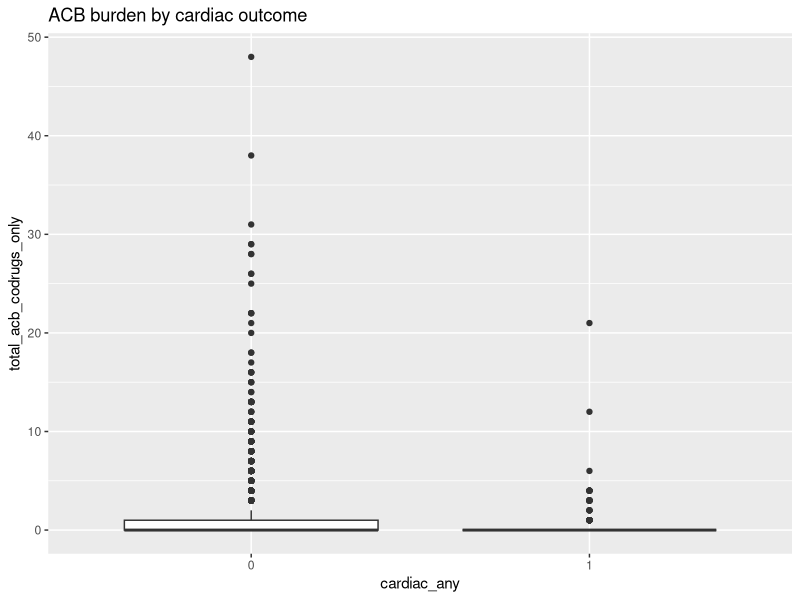
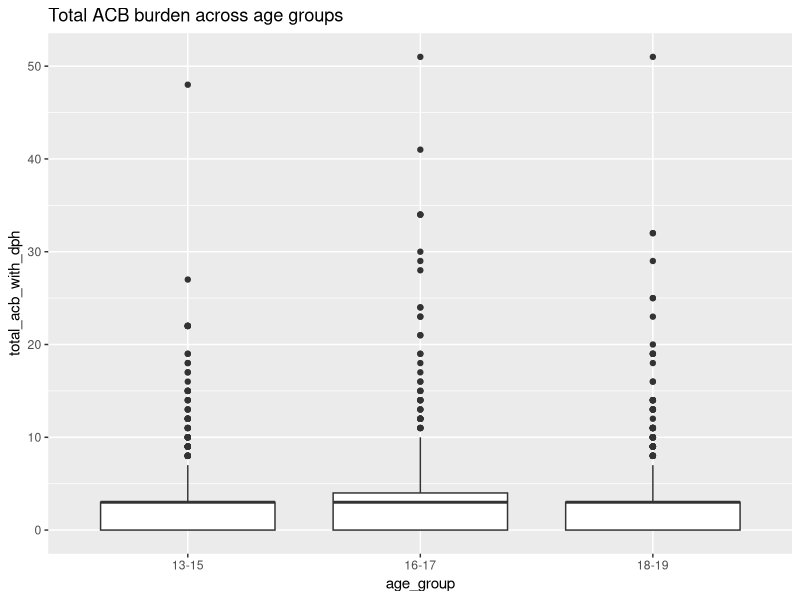
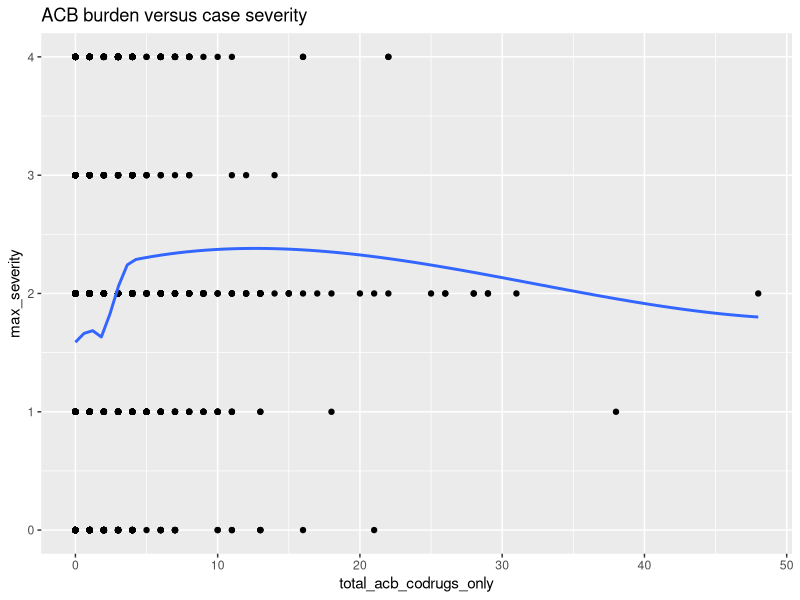

The R script that drew these images, in order:
# Build core statistical outputs and figures from the final cohort table.
# This script mirrors the Python analysis flow with an R-oriented implementation.

library(tidyverse)
library(broom)
library(rstatix)

# Optional packages for advanced tables/plots
# install.packages(c("ggpubr", "FSA"))

out_dir <- "06_analysis"
fig_dir <- file.path(out_dir, "figures")
tab_dir <- file.path(out_dir, "tables")
dir.create(fig_dir, showWarnings = FALSE, recursive = TRUE)
dir.create(tab_dir, showWarnings = FALSE, recursive = TRUE)

df <- read_csv("05_final/cohort_analysis.csv", show_col_types = FALSE)

# Basic coercions
num_cols <- c("AGE", "n_codrugs", "total_acb_with_dph", "total_acb_codrugs_only", "max_severity", "cardiac_any", "pre_post_warning")
df <- df %>% mutate(across(all_of(intersect(num_cols, names(df))), as.numeric))

# Table 1 descriptive
cont <- c("AGE", "total_acb_with_dph", "total_acb_codrugs_only", "n_codrugs", "max_severity")
cont_tbl <- map_dfr(cont, function(v){
  x <- df[[v]]
  tibble(variable=v, n=sum(!is.na(x)), mean=mean(x, na.rm=TRUE), sd=sd(x, na.rm=TRUE), median=median(x, na.rm=TRUE), iqr=IQR(x, na.rm=TRUE))
})
write_csv(cont_tbl, file.path(tab_dir, "descriptive_continuous.csv"))

cat_tbl <- bind_rows(
  # Age-group distribution
  df %>% count(age_group, name="count") %>% mutate(variable="age_group", level=as.character(age_group), percent=100*count/sum(count)) %>% select(variable, level, count, percent),
  # Pre/post warning split
  df %>% count(pre_post_warning, name="count") %>% mutate(variable="pre_post_warning", level=as.character(pre_post_warning), percent=100*count/sum(count)) %>% select(variable, level, count, percent),
  # Cardiac outcome prevalence
  df %>% count(cardiac_any, name="count") %>% mutate(variable="cardiac_any", level=as.character(cardiac_any), percent=100*count/sum(count)) %>% select(variable, level, count, percent)
)
write_csv(cat_tbl, file.path(tab_dir, "descriptive_categorical.csv"))

# Normality checks
shap <- map_dfr(cont, function(v){
  x <- df[[v]] %>% na.omit()
  if(length(x) >= 3){
    s <- shapiro.test(x)
    tibble(variable=v, W=as.numeric(s$statistic), p_value=s$p.value)
  } else {
    tibble(variable=v, W=NA_real_, p_value=NA_real_)
  }
})
write_csv(shap, file.path(tab_dir, "normality_checks.csv"))

# Core analyses
# A) ACB (co-drugs only) vs cardiac outcome
mw <- wilcox.test(total_acb_codrugs_only ~ cardiac_any, data=df)
# B) ACB (with DPH) across age groups
kw <- kruskal.test(total_acb_with_dph ~ age_group, data=df)
# C) Monotonic association between ACB and severity
sp <- cor.test(df$total_acb_codrugs_only, df$max_severity, method="spearman")

core <- tibble(
  analysis=c("mann_whitney_acb_vs_cardiac", "kruskal_acb_vs_age_group", "spearman_acb_vs_severity"),
  statistic=c(as.numeric(mw$statistic), as.numeric(kw$statistic), as.numeric(sp$estimate)),
  p_value=c(mw$p.value, kw$p.value, sp$p.value)
)
write_csv(core, file.path(tab_dir, "nonparametric_results.csv"))

# Logistic models
# Primary adjusted model on full cohort.
model_full <- glm(cardiac_any ~ total_acb_codrugs_only + age_group + pre_post_warning + n_codrugs,
                  data=df, family=binomial)
full_tbl <- tidy(model_full, conf.int=TRUE, exponentiate=TRUE)
write_csv(full_tbl, file.path(tab_dir, "logistic_model_full.csv"))

# Stratified model: pre-warning subset.
model_pre <- glm(cardiac_any ~ total_acb_codrugs_only + age_group + n_codrugs,
                 data=filter(df, pre_post_warning==0), family=binomial)
pre_tbl <- tidy(model_pre, conf.int=TRUE, exponentiate=TRUE)
write_csv(pre_tbl, file.path(tab_dir, "logistic_model_pre_warning.csv"))

# Stratified model: post-warning subset.
model_post <- glm(cardiac_any ~ total_acb_codrugs_only + age_group + n_codrugs,
                  data=filter(df, pre_post_warning==1), family=binomial)
post_tbl <- tidy(model_post, conf.int=TRUE, exponentiate=TRUE)
write_csv(post_tbl, file.path(tab_dir, "logistic_model_post_warning.csv"))

# Minimal visuals
# Distribution comparison by outcome group.
p1 <- ggplot(df, aes(x=factor(cardiac_any), y=total_acb_codrugs_only)) +
  geom_boxplot() +
  labs(title="ACB burden by cardiac outcome", x="cardiac_any", y="total_acb_codrugs_only")
ggsave(file.path(fig_dir, "acb_by_cardiac_outcome.png"), p1, width=7, height=5, dpi=220)

# Age-group comparison for total ACB burden.
p2 <- ggplot(df, aes(x=age_group, y=total_acb_with_dph)) +
  geom_boxplot() +
  labs(title="Total ACB burden across age groups", x="age_group", y="total_acb_with_dph")
ggsave(file.path(fig_dir, "acb_by_age_group.png"), p2, width=7, height=5, dpi=220)

# Trend visualization for ACB burden vs severity.
p3 <- ggplot(df, aes(x=total_acb_codrugs_only, y=max_severity)) +
  geom_point() + geom_smooth(method="loess", se=FALSE) +
  labs(title="ACB burden versus case severity", x="total_acb_codrugs_only", y="max_severity")
ggsave(file.path(fig_dir, "acb_vs_severity.png"), p3, width=7, height=5, dpi=220)

writeLines(c(
  "Advanced R analysis template complete.",
  "Outputs written to 06_analysis/tables and 06_analysis/figures."
), con = file.path(out_dir, "results_summary_R.txt"))
